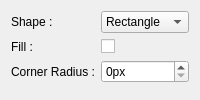
                  <widget class="QWidget" name="shapePage">
                   <layout class="QFormLayout" name="formLayout_2">
                    <item row="0" column="0">
                     <widget class="QLabel" name="shapeLabel">
                      <property name="text">
                       <string>Shape :</string>
                      </property>
                     </widget>
                    </item>
                    <item row="0" column="1">
                     <widget class="QComboBox" name="shapeComboBox">
                      <item>
                       <property name="text">
                        <string>Rectangle</string>
                       </property>
                      </item>
                      <item>
                       <property name="text">
                        <string>Ellipse</string>
                       </property>
                      </item>
                     </widget>
                    </item>
                    <item row="1" column="0">
                     <widget class="QLabel" name="fillShapeLabel">
                      <property name="text">
                       <string>Fill :</string>
                      </property>
                     </widget>
                    </item>
                    <item row="1" column="1">
                     <widget class="QCheckBox" name="fillShapeCheckBox"/>
                    </item>
                    <item row="2" column="0">
                     <widget class="QLabel" name="cornerRadiusLabel">
                      <property name="text">
                       <string>Corner Radius :</string>
                      </property>
                     </widget>
                    </item>
                    <item row="2" column="1">
                     <widget class="QSpinBox" name="cornerRadiusSpinBox">
                      <property name="suffix">
                       <string>px</string>
                      </property>
                      <property name="maximum">
                       <number>256</number>
                      </property>
                     </widget>
                    </item>
                   </layout>
                  </widget>
